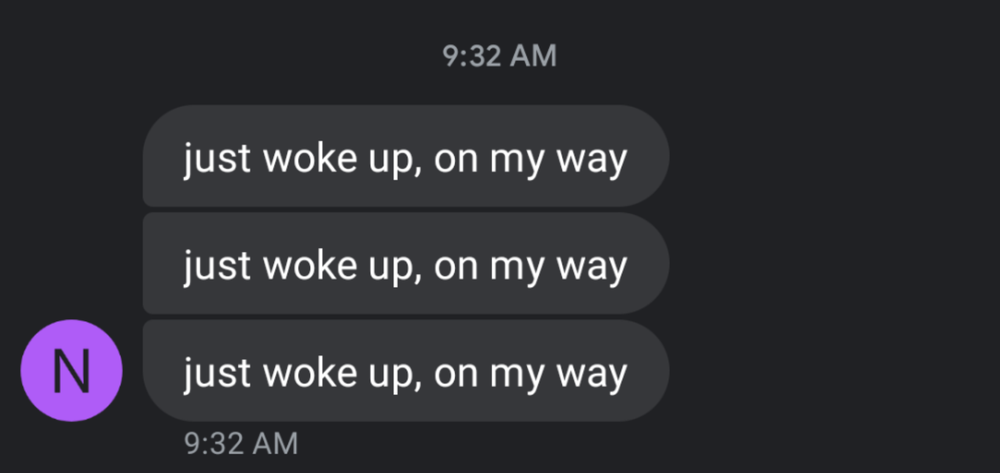
#> input picture TestImage1.png, 1000 x 473 px, shrunk from 2048 x 969 before the run
$ python -i Functions.py   (imports and definitions only)
#> lines starting #> are read from the running program, lines starting #| are printed output that depends on the picture
from pathlib import WindowsPath
from random import randint
from PIL import Image
from math import sqrt

def rinseAndOpen(filepath):
    #removes most common escape characters that would appear in filePaths
#> called with filepath = 'TestImage1.png'
    for i in range(len(filepath)):
        if(filepath[i] == "\\"):
            filepath = filepath[:i] + '/' + filepath[i + 1:]
        elif(filepath[i] == "\n"):
            filepath = filepath[:i] + '/n' + filepath[i + 1:]
        elif(filepath[i] == "\r"):
            filepath = filepath[:i] + '/r' + filepath[i + 1:]
        elif(filepath[i] == "\t"):
            filepath = filepath[:i] + '/t' + filepath[i + 1:]
        elif(filepath[i] == "\b"):
            filepath = filepath[:i] + '/b' + filepath[i + 1:]
        elif(filepath[i] == "\f"):
            filepath = filepath[:i] + '/f' + filepath[i + 1:]
        elif(filepath[i] == "\a"):
            filepath = filepath[:i] + '/a' + filepath[i + 1:]
    with Image.open(r"{s}".format(s = filepath)).convert('RGB') as im: #opens and assigns the image selected to im
        #shows the image, needed for init rn, would like to remove
        im.show()#marked for removal
    return im

# [50 lines left out: functions NoiseGenerator, NoiseClusters, not called in this run]

#open does not work when taking full file path from windows file select
def Scrambler(filePath): #devitates each pixel rgb value a random amount from the original image
    im = rinseAndOpen(filePath)
    width, height = im.size
#> width = 1000; height = 473
    for i in range(width): #loops through x values
        for j in range(height): #loops through y values
            pixel = im.getpixel( (i, j) )#stores the rgb values of the current pixel being worked on
            randomized_pixel = []
            for h in range(3): #generates a random value for each color channel to deviate from the original pixel
                percentRange = int(pixel[h] / 10)
                random_value = pixel[h] + randint(-percentRange, percentRange)
                while pixel[h] + random_value < 255 and pixel[h] + random_value > 0: #makes sure the new pixel value is displayable in rgb format (0-255), rerandomizes if not
                    random_value = randint(-255, 255)
                randomized_pixel.append(pixel[h] + random_value)
            randomized_pixel = tuple(randomized_pixel) #converts the randomized pixel to tuple to be placed on the new image
            im.putpixel( (i, j), randomized_pixel )
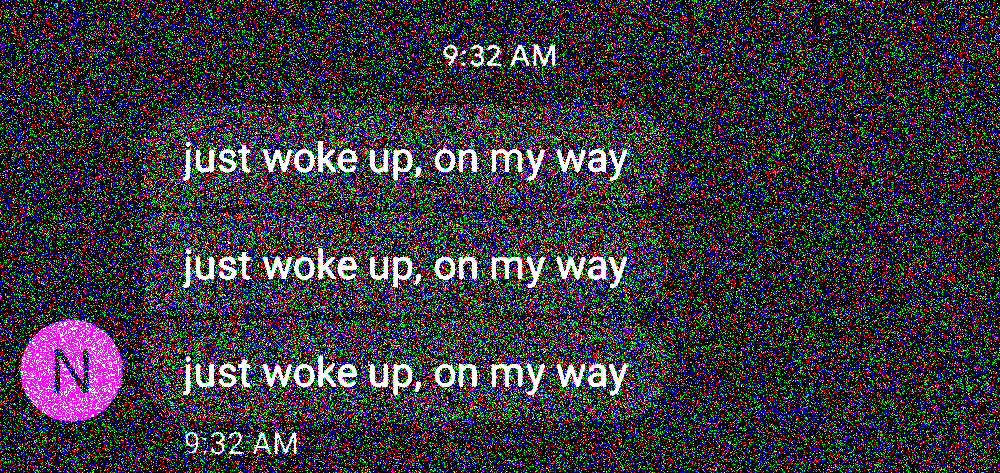
#> im: PIL image 1000x473 RGB; mean R, G, B 49.6, 47.9, 53.6
    im.show() #diplays the finished image in photos app

# [15 lines left out: functions makeNegative, Blur, not called in this run]

'''
#for calling methods for testing without going to gui
if(__name__ == '__main__'):
    print('test')
'''

>>> result = Scrambler('TestImage1.png')
